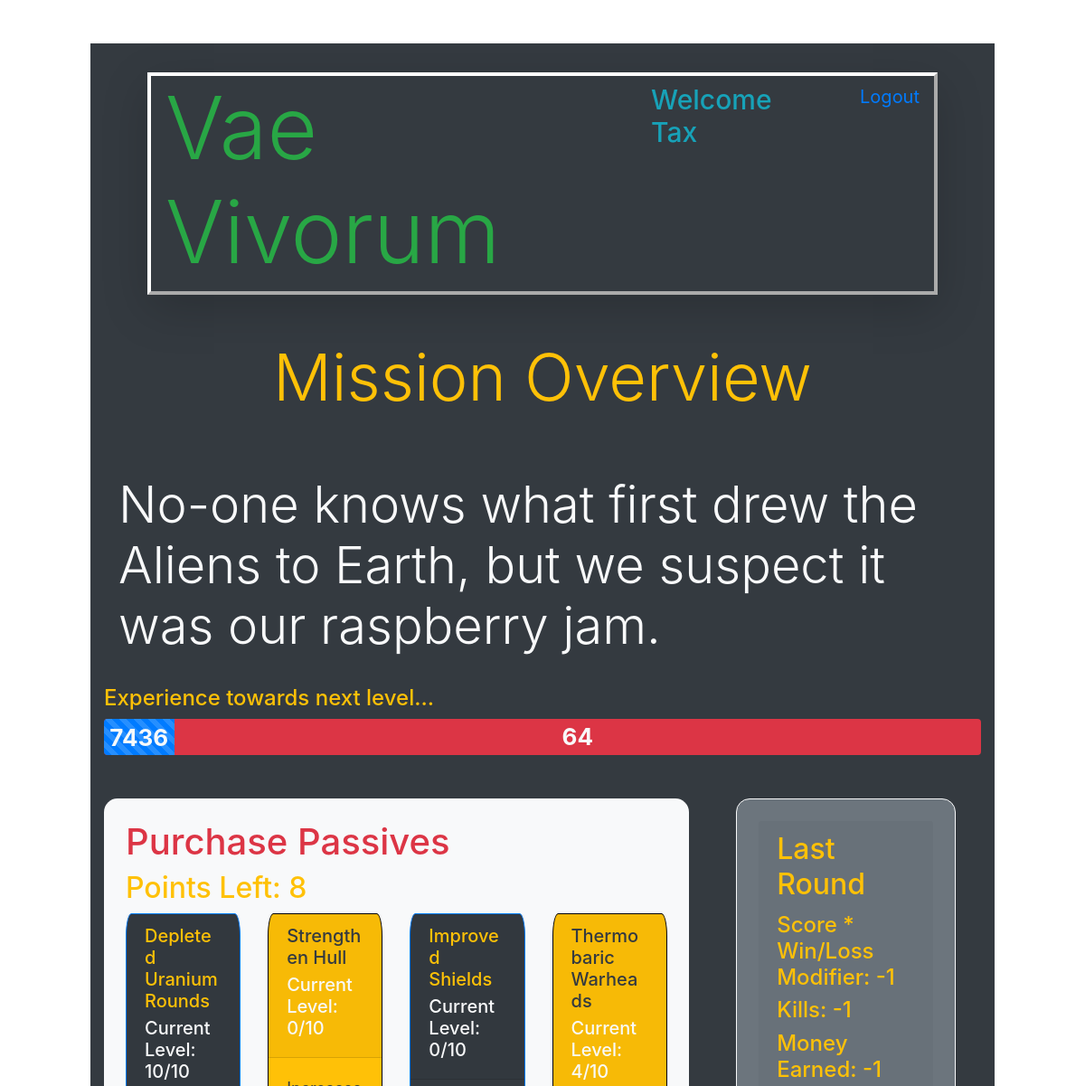
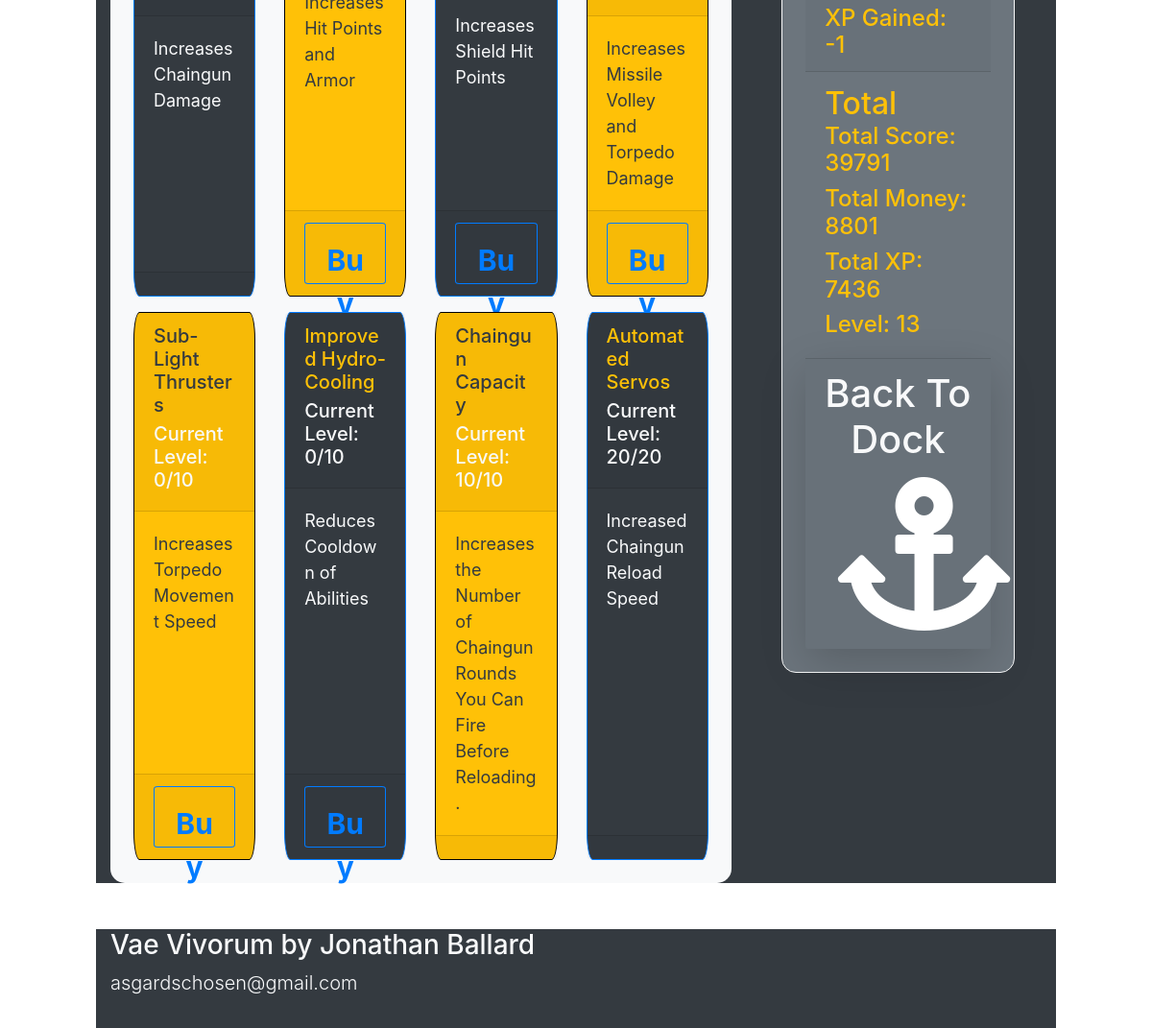
/overview (signed in), run on the app's committed database (2 pictures, top to bottom).
### models.py (models this page shows)
class Users(db.Model):
    __tablename__ = "Users"
    id = db.Column(db.Integer, primary_key=True)
    username = db.Column(db.String(255))
    email = db.Column(db.String(255))
    password = db.Column(db.String(255))
    created_at = db.Column(db.DateTime)
    updated_at = db.Column(db.DateTime)
    current_kills = db.Column(db.Integer, default=0)
    current_score = db.Column(db.Integer, default=0)
    current_money = db.Column(db.Integer, default=0)
    current_xp = db.Column(db.Integer, default=0)
    current_level = db.Column(db.Integer, default=0)
    active_ship = db.Column(db.Integer, default=0)
    abilityPointsEarned = db.Column(db.Integer, default=0)
    abilityPointsSpent = db.Column(db.Integer, default = 0)
    passive1 = db.Column(db.Integer, default=0)
    passive2 = db.Column(db.Integer, default=0)
    passive3 = db.Column(db.Integer, default=0)
    passive4 = db.Column(db.Integer, default=0)
    passive5 = db.Column(db.Integer, default=0)
    passive6 = db.Column(db.Integer, default=0)
    passive7 = db.Column(db.Integer, default=0)
    passive8 = db.Column(db.Integer, default=0)
    passive9 = db.Column(db.Integer, default=0)
    passive10 = db.Column(db.Integer, default=0)
    passive11 = db.Column(db.Integer, default=0)
    passive12 = db.Column(db.Integer, default=0)
    passive13 = db.Column(db.Integer, default=0)
    passive14 = db.Column(db.Integer, default=0)
    passive15 = db.Column(db.Integer, default=0)
    passive16 = db.Column(db.Integer, default=0)
    passive17 = db.Column(db.Integer, default=0)
    passive18 = db.Column(db.Integer, default=0)
    passive19 = db.Column(db.Integer, default=0)
    passive20 = db.Column(db.Integer, default=0)
    character_active_ability_id = db.Column(db.Integer, db.ForeignKey("Active_Abilities.id", ondelete="cascade"))
    passive_abilities_this_user_has = db.relationship('User_Character', backref="characters_that_have_this_passive")

### app.py (the view)
@app.route('/overview')
def overview():
    thisUser = Users.query.get(session['id'])
    if 'endScore' in session:
        score = session['endScore']
    else:
        score = -1
    if 'endKills' in session:
        kills = session['endKills']
    else:
        kills = -1
    if 'endXp' in session:
        xp = session['endXp']
    else:
        xp = -1
    if 'endMoney' in session:
        money = session['endMoney']
    else:
        money = -1
    return render_template('overview.html', thisUser = thisUser, score = score, xp = xp, kills = kills, money = money)

### templates/overview.html (shortened to what this page needs)
<!DOCTYPE html>
<html lang="en">
<head>
    <link rel="stylesheet" href="https://stackpath.bootstrapcdn.com/bootstrap/4.4.1/css/bootstrap.min.css">
    <link rel="stylesheet" href="https://cdnjs.cloudflare.com/ajax/libs/font-awesome/5.11.2/css/all.css" />
    <link rel="stylesheet" type="text/css" href="{{ url_for('static', filename='css/style.css') }}">
</head>
<body>
    <div class="container bg-dark mt-5 pt-3 text-warning col-xl-10">
        <div id="topbar" class="d-flex flex-row mb-5 mx-5 mt-3 vaeBorder shadow-lg">
            <h1 class="display-1 d-inline-flex text-success ml-3">Vae Vivorum</h1>
            <h4 class="ml-auto d-inline-flex mt-2 text-info welcomeText" >Welcome {{ thisUser.username }}</h4>
            <a class="ml-5 d-inline-flex mt-2 mr-3 logoutLink" href="/logout">Logout</a>
        </div>
        <h1 class="display-3 text-center text-warning">Mission Overview</h1>
        <div class="bg-dark text-light col-xl-12 mt-5 p-3">
            <p id="randomMsg" class="lead display-4"></p>
        </div>
        <h4>Experience towards next level...</h4>
        <div class="progress xpProgressDiv bg-danger mb-5">
            <div class="xpProgressBar progress-bar progress-bar-animated progress-bar-striped bg-primary" role="progressbar" aria-valuenow="100" aria-valuemin="0" aria-valuemax="100"><span id="xpBarText" class="font-weight-bolder text-light"></span></div>
            <span id="xpRemainingBarText" class="text-light font-weight-bolder text-center align-center mx-auto my-0"></span>
        </div>
        <div class="container col-xl-8 passiveArea bg-light d-inline-block p-4 align-top">
            <h1 class="display-5 text-danger d-inline-block">Purchase Passives</h1>
            <h2>Points Left: <span id="abilPoints">{{ thisUser.abilityPointsEarned - thisUser.abilityPointsSpent }}</span></h2>
            <div class="card-deck passiveRow">
                <div class="card abilCard bg-dark border border-primary">
                    <div class="card-header">
                        <h5 class="card-title">Depleted Uranium Rounds</h5>
                        <h6 class="card-subtitle mb-2 text-light levelText">Current Level: <span id="abil1">{{ thisUser.passive1 }}</span>/<span id="abil1Max"></span></h6>
                    </div>
                    <div class="card-body">
                        <p class="card-text text-light abilText">Increases Chaingun Damage</p>
                    </div>
                    <div class="card-footer">
                    </div>
                </div>
                <div class="card abilCard bg-warning">
                    <div class="card-header">
                        <h5 class="card-title text-dark">Strengthen Hull</h5>
                        <h6 class="card-subtitle mb-2 text-light levelText">Current Level: <span id="abil2">{{ thisUser.passive2 }}</span>/<span id="abil2Max"></span></h6>
                    </div>
                    <div class="card-body">
                        <p class="card-text text-dark abilText">Increases Hit Points and Armor</p>
                    </div>
                    <div class="card-footer">
                        <div class="passiveButton btn d-block btn-outline-primary p-3" id="passive2Buy">Buy</div>
                    </div>
                </div>
                <div class="card abilCard bg-dark border border-primary">
                    <div class="card-header">
                        <h5 class="card-title">Improved Shields</h5>
                        <h6 class="card-subtitle mb-2 text-light levelText">Current Level: <span id="abil3">{{ thisUser.passive3 }}</span>/<span id="abil3Max"></span></h6>
                    </div>
                    <div class="card-body">
                        <p class="card-text text-light abilText">Increases Shield Hit Points</p>
                    </div>
                    <div class="card-footer">
                        <div class="passiveButton btn d-block btn-outline-primary p-3" id="passive3Buy">Buy</div>
                    </div>
                </div>
                <div class="card abilCard bg-warning">
                    <div class="card-header">
                        <h5 class="card-title text-dark">Thermobaric Warheads</h5>
                        <h6 class="card-subtitle mb-2 text-light levelText">Current Level: <span id="abil4">{{ thisUser.passive4 }}</span>/<span id="abil4Max"></span></h6>
                    </div>
                    <div class="card-body">
                        <p class="card-text text-dark abilText">Increases Missile Volley and Torpedo Damage</p>
                    </div>
                    <div class="card-footer">
                        <div class="passiveButton btn d-block btn-outline-primary p-3" id="passive4Buy">Buy</div>
                    </div>
                </div>
            </div>
            <div class="card-deck passiveRow mt-3">
                <div class="card abilCard bg-warning">
                    <div class="card-header">
                        <h5 class="card-title text-dark">Sub-Light Thrusters</h5>
                        <h6 class="card-subtitle mb-2 text-light levelText">Current Level: <span id="abil5">{{ thisUser.passive5 }}</span>/<span id="abil5Max"></span></h6>
                    </div>
                    <div class="card-body">
                        <p class="card-text text-dark abilText">Increases Torpedo Movement Speed</p>
                    </div>
                    <div class="card-footer">
                        <div class="passiveButton btn d-block btn-outline-primary p-3" id="passive5Buy">Buy</div>
                    </div>
                </div>
                <div class="card abilCard bg-dark border border-primary">
                    <div class="card-header">
                        <h5 class="card-title">Improved Hydro-Cooling</h5>
                        <h6 class="card-subtitle mb-2 text-light levelText">Current Level: <span id="abil6">{{ thisUser.passive6 }}</span>/<span id="abil6Max"></span></h6>
                    </div>
                    <div class="card-body">
                        <p class="card-text text-light abilText">Reduces Cooldown of Abilities</p>
                    </div>
                    <div class="card-footer">
                        <div class="passiveButton btn d-block btn-outline-primary p-3" id="passive6Buy">Buy</div>
                    </div>
                </div>
                <div class="card abilCard bg-warning">
                    <div class="card-header">
                        <h5 class="card-title text-dark">Chaingun Capacity</h5>
                        <h6 class="card-subtitle mb-2 text-light levelText">Current Level: <span id="abil7">{{ thisUser.passive7 }}</span>/<span id="abil7Max"></span></h6>
                    </div>
                    <div class="card-body">
                        <p class="card-text text-dark abilText">Increases the Number of Chaingun Rounds You Can Fire Before Reloading.</p>
                    </div>
                    <div class="card-footer">
                    </div>
                </div>
                <div class="card abilCard bg-dark border border-primary">
                    <div class="card-header">
                        <h5 class="card-title">Automated Servos</h5>
                        <h6 class="card-subtitle mb-2 text-light levelText">Current Level: <span id="abil8">{{ thisUser.passive8 }}</span>/<span id="abil8Max"></span></h6>
                    </div>
                    <div class="card-body">
                        <p class="card-text text-light abilText">Increased Chaingun Reload Speed</p>
                    </div>
                    <div class="card-footer">
                    </div>
                </div>
            </div>
        </div>
        <div class="card statsCard bg-secondary border border-light text-warning d-inline-block ml-5 p-4 col-xl-3 align-top">
            <div class="card-header">
                <h2 class="card-title">Last Round</h2>
                <h4 class="card-text">Score * Win/Loss Modifier: <span id="score">{{ score }}</span></h4>
                <h4 class="card-text">Kills: <span id="kills">{{ kills }}</span></h4>
                <h4 class="card-text">Money Earned: <span id="money">{{ money }}</span></h4>
                <h4 class="card-text">XP Gained: <span id="xp">{{ xp }}</span></h4>
            </div>
            <div class="card-body">
                <h2 class="card-subtitle">Total</h2>
                <h4 class="card-text">Total Score: <span id="totalScore">{{ thisUser.current_score }}</span></h4>
                <h4 class="card-text">Total Money: <span id="totalMoney">{{ thisUser.current_money }}</span></h4>
                <h4 class="card-text">Total XP: <span id="totalXp">{{ thisUser.current_xp }}</span></h4>
                <h4 class="card-text">Level: <span id="level">{{ thisUser.current_level }}</span></h4>
            </div>
            <div class="card-footer shadow-lg">
                <h1 class="card-title mb-2 text-light text-center">Back To Dock</h1>
                <a id="outputPassivesButton"><div class="linkIcon"><i class="img-fluid btn fas fa-10x fa-anchor text-center"></i></div></a>
            </div>
        </div>
    </div>
    <div id="bottombar" class="container bg-dark col-xl-10 mt-5 pb-3 text-light">
        <h3>Vae Vivorum by Jonathan Ballard</h3>
        <p class="lead">asgardschosen@gmail.com</p>
    </div>
</body>
</html>

### static/css/style.css (style rules this page uses)
.statsCard { border-radius: 15px; }
.passiveArea { border-radius: 15px; }
.levelText { font-size: 20px; }
.linkIcon { display: block; text-align: center; }
.xpProgressDiv { width: 100%; height: 40px; position: relative; }
#xpBarText, #xpRemainingBarText { color: white; font-size: 26px; }
.fas { color: white; }
.vaeBorder { border: 4px outset white; }
.logoutLink { font-size: 20px; }
.welcomeText { font-size: 30px; }
.passiveButton { width: 100%; height: 64px; border-radius: 5%; font-size: 30px; font-weight: bold; text-align: center; vertical-align: middle; }
.abilText { font-size: 18px; }
.abilCard { border-radius: 5%; border: 1px solid black; }

### data on the page
Users: username "Tax", thisUser.abilityPointsEarned-thisUser.abilityPointsSpent "8", passive1 "10", passive2 "0", passive3 "0", passive4 "4", passive5 "0", passive6 "0", passive7 "10", passive8 "20", current_score "39791", current_money "8801", current_xp "7436", current_level "13"

### other printed values
{{ score }} "-1"
{{ kills }} "-1"
{{ money }} "-1"
{{ xp }} "-1"
